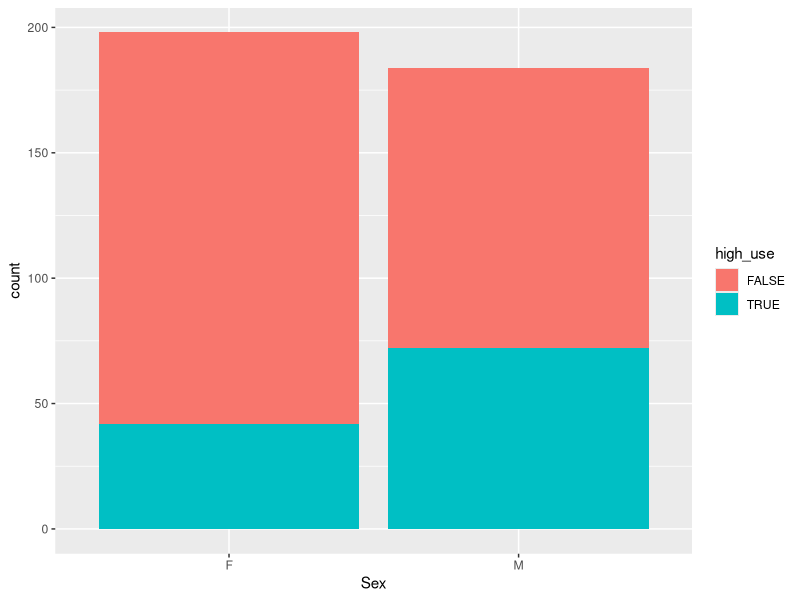
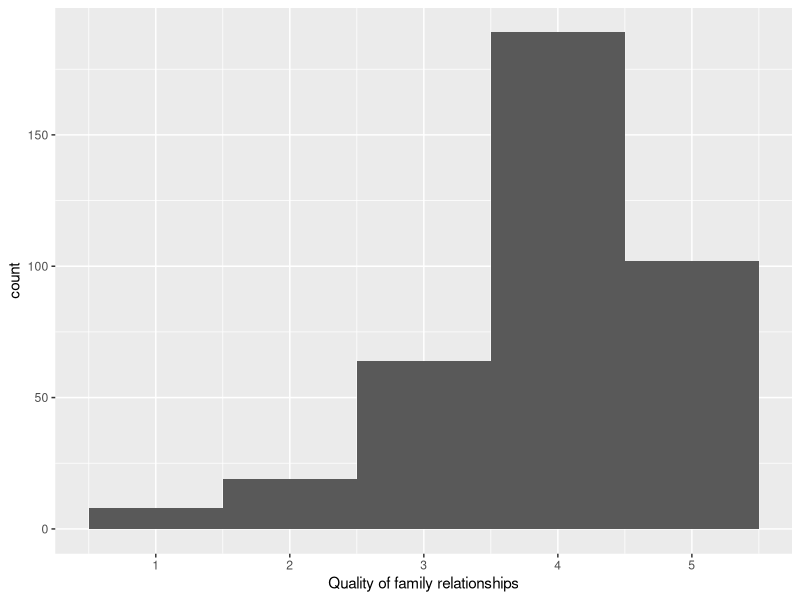
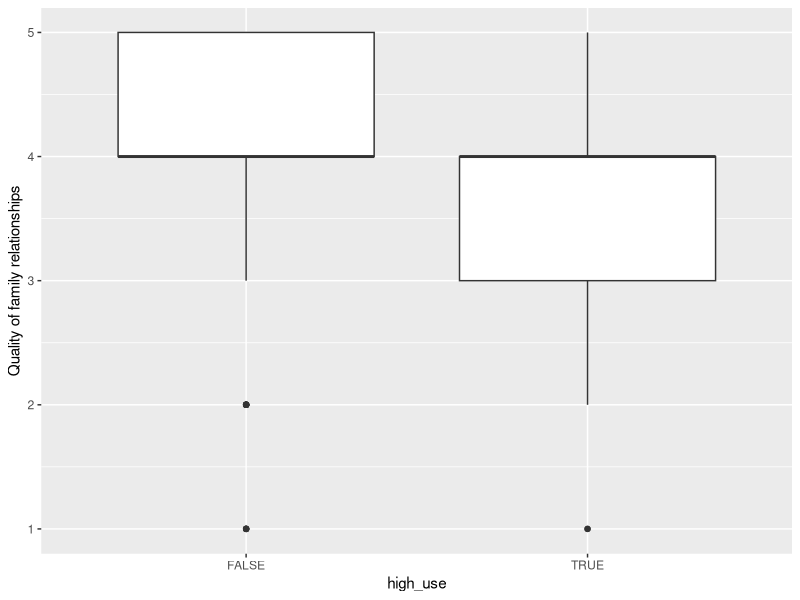
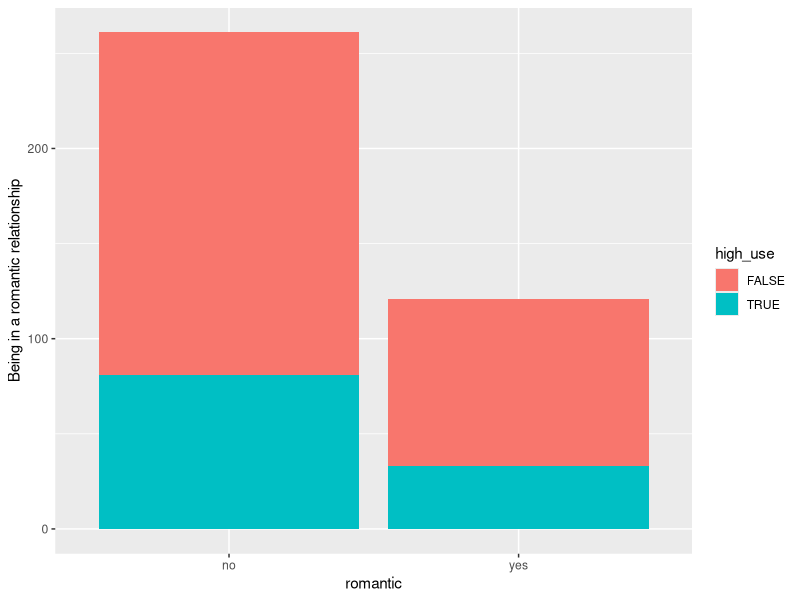
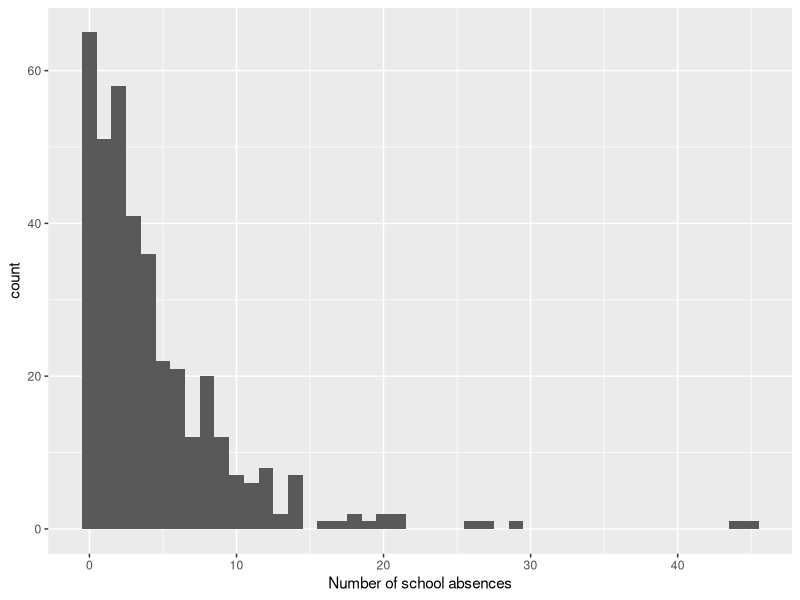
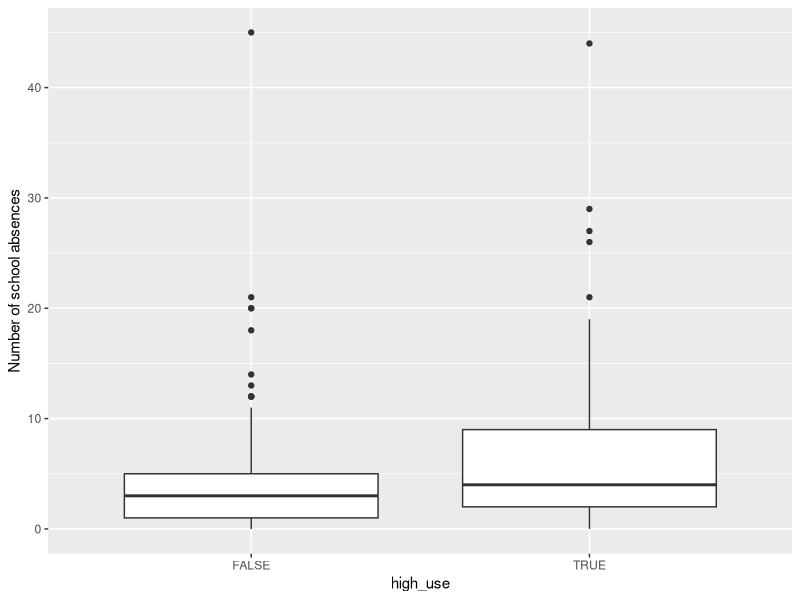

Reproduce these figures in R, in order.
## ---- chunk 1

# load visualization libraries

library(ggplot2)
# read the data
alc <- read.table("./data/alc_students.txt",header = T,  dec = ".")


print(colnames(alc))

## ---- chunk 2


# initialize a plot of alcohol use
g1 <- ggplot(data = alc, aes(x = sex, fill = high_use))

# define the plot as a bar plot and draw it
g1 + geom_bar() + xlab("Sex")

## ---- chunk 3


# initialize a plot of alcohol use
g2 <- ggplot(data = alc, aes(x = famrel))

# define the plot as a bar plot and draw it
g2 + geom_histogram(binwidth = 1) + xlab("Quality of family relationships")

## ---- chunk 4



g3 <- ggplot(alc, aes(x = high_use, y = famrel))

# define the plot as a boxplot and draw it
g3 + geom_boxplot() + ylab("Quality of family relationships")


## ---- chunk 5


# initialize a plot of alcohol use
g4 <- ggplot(data = alc, aes(x = romantic, fill = high_use))

# define the plot as a bar plot and draw it
g4 + geom_bar() + ylab("Being in a romantic relationship")

## ---- chunk 6


# initialize a plot of alcohol use
g5 <- ggplot(data = alc, aes(x = absences))

# define the plot as a bar plot and draw it
g5 + geom_histogram(binwidth = 1) + xlab("Number of school absences")

## ---- chunk 7


g6 <- ggplot(alc, aes(x = high_use, y = absences))

# define the plot as a boxplot and draw it
g6 + geom_boxplot() + ylab("Number of school absences")


## ---- chunk 8
# create the model

# find the model with glm()
m <- glm(high_use ~ famrel + romantic + absences + sex, data = alc, family = "binomial")

# print out a summary of the model
summary(m)


## ---- chunk 9
# create the model

# find the model with glm()
m <- glm(high_use ~ famrel  + absences + sex, data = alc, family = "binomial")

# print out a summary of the model
summary(m)


## ---- chunk 10
OR <- exp(coef(m))

# compute confidence intervals (CI)
CI <- exp(confint(m))

# print out the odds ratios with their confidence intervals
cbind(OR, CI)


